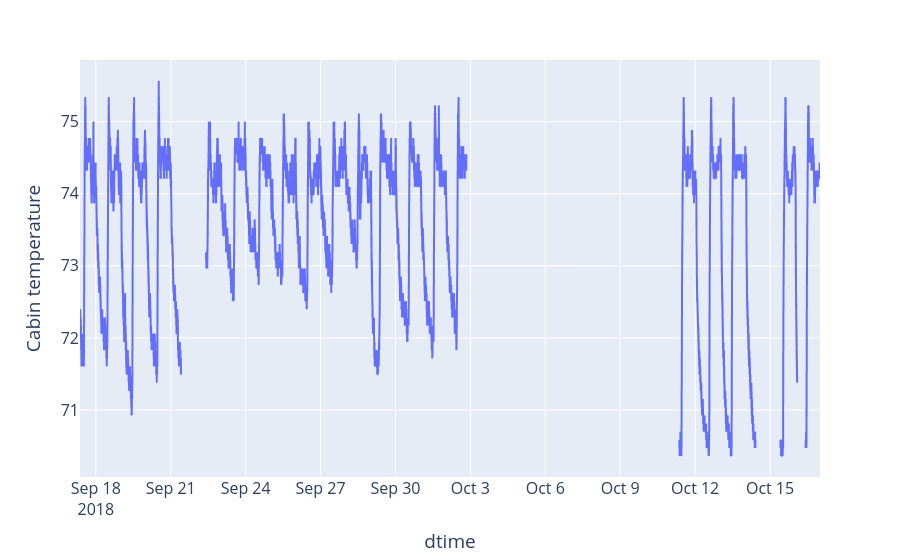

The code cell stored with this chart in its notebook:
### Markdown cell above
Now try creating a plot of the cabin temperature over time. What patterns do you notice? Is the temperature constant? Does it vary over the course of an orbit (e.g. every 90 minutes)? Does it vary over the course of an astronaut's day (e.g. every 24 hours)? Something else?

As before, look back at Expeditions 1 and 2 for example code.

### Code cell
# YOUR CODE HERE
# See the plot of Altitude from expedition 1 for an example.
# Note that the temperature is called "Cabin temperature". The capitalization has to match.
line_plot(cabin_temp_fahrenheit, x = "dtime", y = "Cabin temperature")

### Figure 1 — Plotly figure (JSON) as saved in the notebook; plotly's stock layout.template omitted (floating-point values rounded to 4 significant figures; data arrays with more than 128 entries replaced by an {"elided": "..."} marker saying what was removed)
{"data": [{"hovertemplate": "dtime=%{x}<br>Cabin temperature=%{y}<extra></extra>", "legendgroup": "", "line": {"color": "#636efa", "dash": "solid"}, "marker": {"symbol": "circle"}, "mode": "lines", "name": "", "showlegend": false, "type": "scattergl", "x": {"elided": "23901 str values"}, "xaxis": "x", "y": {"elided": "23901 float values"}, "yaxis": "y"}], "layout": {"font": {"size": 16}, "legend": {"tracegroupgap": 0}, "margin": {"t": 60}, "xaxis": {"anchor": "y", "domain": [0, 1], "title": {"text": "dtime"}}, "yaxis": {"anchor": "x", "domain": [0, 1], "title": {"text": "Cabin temperature"}}}}
